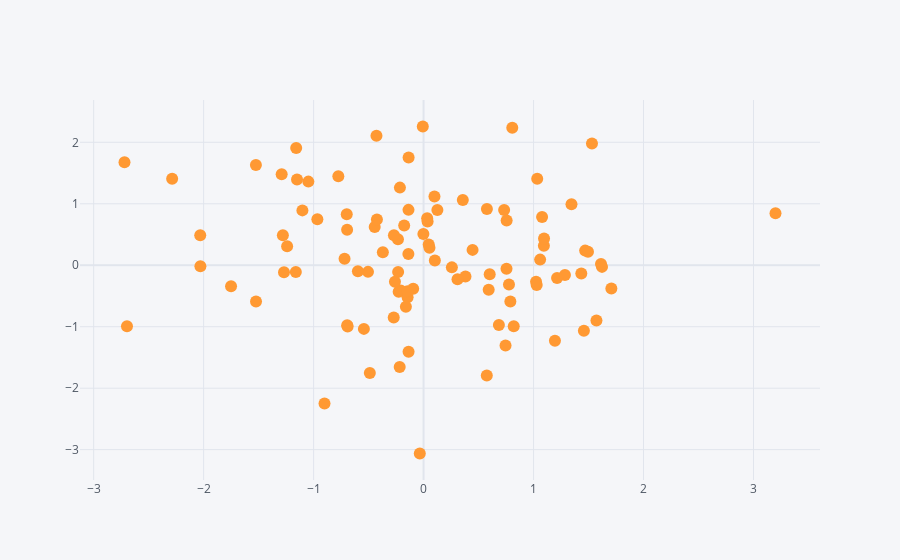

Write notebook code for a chart like this one.
### Code cell
df.iplot(kind = 'scatter', x = 'A', y = 'B', mode = 'markers')               #You can even pass size parameter
